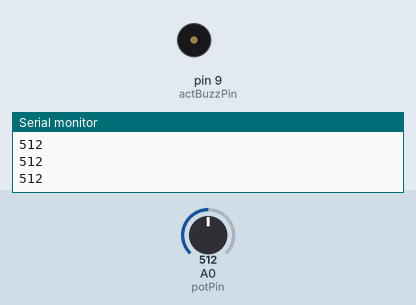
Bench run of a sketch on a simulated Arduino Uno, built with avr-gcc and run on an emulated ATmega328P. Parts: buzzer (waves = sounding, pin HIGH), the last lines printed to the serial monitor. Inputs (shaded band) come from the test bench; at power-on: A0 (potPin) = 512.

Above: at 1.2 s.
1.3 s: A0 (potPin) set to 993
2.8 s: A0 (potPin) set to 1018
At 4.0 s:
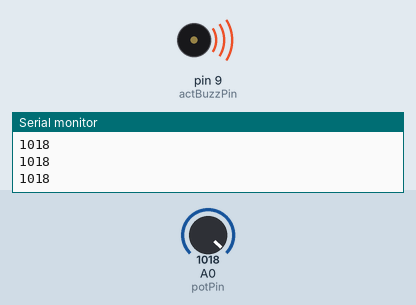
4.3 s: A0 (potPin) set to 990
At 5.0 s:
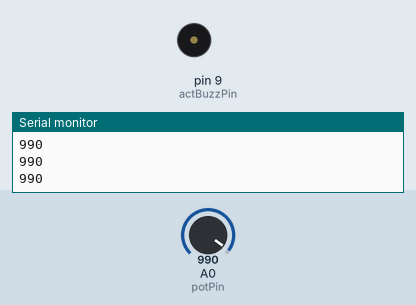
5.8 s: A0 (potPin) set to 1010
At 6.3 s:
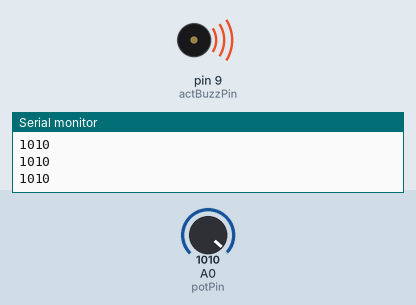
Timing chart, 0 to 8.3 s (numbered marks = the images above; inputs shaded):
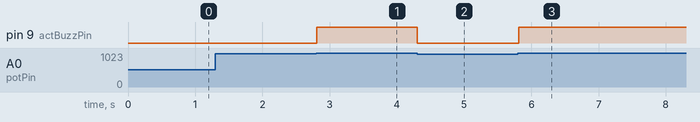

Measured:
- the behaviour switches between 1000 and 1001 on A0 (potPin) (found by bisection; images 0 and 1)
- after the input at 2.8 s, pin 9 (actBuzzPin): LOW → HIGH at once
- after the input at 4.3 s, pin 9 (actBuzzPin): HIGH → LOW at once
- after the input at 5.8 s, pin 9 (actBuzzPin): LOW → HIGH at once

The sketch:

022_buzzer.ino
```cpp
// https://www.youtube.com/watch?v=tuRAvlVBEl0&list=PLGs0VKk2DiYw-L-RibttcvK-WBZm8WLEP&index=22

/**
 * Read signal from potentiometer.
 * If value 1000 > sound buzzer
 */

// pin setup
int actBuzzPin = 9;
int potPin = A0;

int potInput;
int numMaxVal = 1000;

void setup() {
  // put your setup code here, to run once:
  pinMode(actBuzzPin, OUTPUT);
  pinMode(potPin, INPUT);
  Serial.begin(9600);
}

void loop() {
  // put your main code here, to run repeatedly:
  potInput = analogRead(potPin);
  Serial.println(potInput);

  if (potInput > numMaxVal) {
    digitalWrite(actBuzzPin, HIGH);
  } else {
    digitalWrite(actBuzzPin, LOW);
  }
}
```
